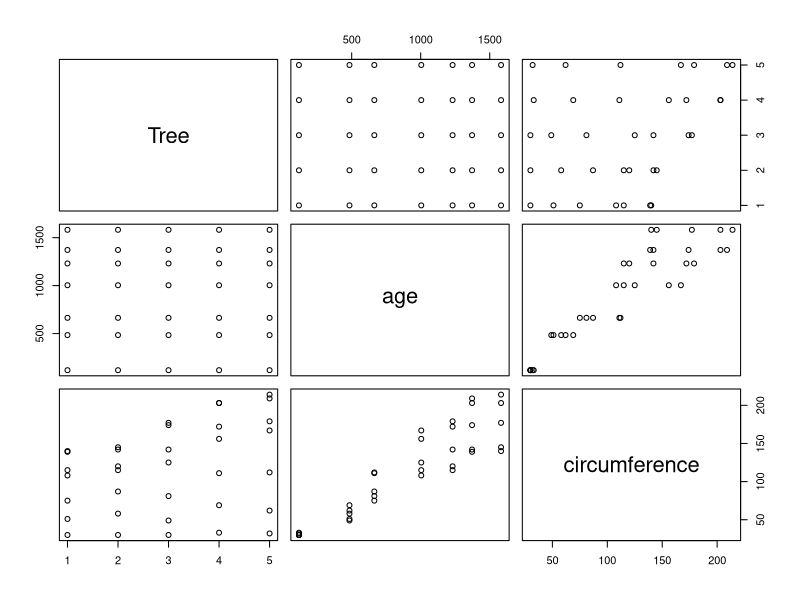
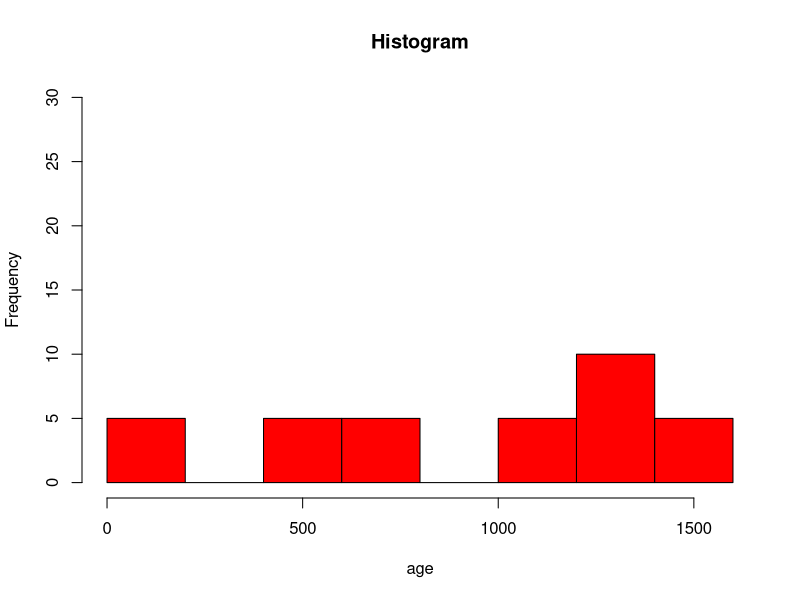

Write the R code that produced these figures, in order. (Note: this script raises an error after producing the figures.)
Orange

str(Orange)

summary(Orange)

plot(Orange)

hist(Orange$age, main="Histogram",xlab='age',col="red",ylim=c(0,30))

plot(Orange$circumference, mtcars$mpg, main="Scatterplot Example",
     xlab="Orange circumference ", ylab="Miles Per Gallon ", pch=1,
     col=c("blue", "green"))

counts <- table(Orange$age)
barplot(counts, main="Orange",xlab="age",horiz=TRUE)

counts <- table(Orange$age, Orange$circumference)
barplot(counts, main="Oranges",
        xlab="Age", col=c("darkblue","red"),
        legend = rownames(counts))

boxplot(age~circumference,data=Orange, main="Oranges",
        xlab="age", ylab="oranges")
